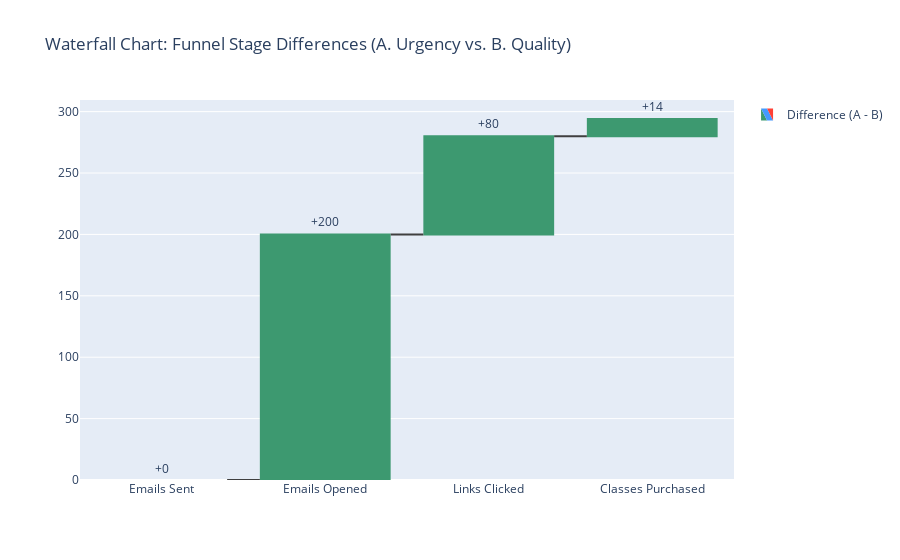

Notebook cell for this chart:
### Code cell
import plotly.graph_objects as go

# Funnel stage labels
stages = ["Emails Sent", "Emails Opened", "Links Clicked", "Classes Purchased"]

# Data for the two groups
values_urgency = [5000, 3200, 430, 46]
values_quality = [5000, 3000, 350, 32]

# Calculate the differences at each stage (A - B)
diff_values = [urg - qual for urg, qual in zip(values_urgency, values_quality)]

# For Waterfall charts, the first value is often shown as an absolute measure.
# In our case, Emails Sent are identical and then differences are computed for each subsequent stage.
measure = ["absolute", "relative", "relative", "relative"]

fig = go.Figure(go.Waterfall(
    name="Difference (A - B)",
    orientation="v",
    measure=measure,
    x=stages,
    y=diff_values,
    text=[f"{dv:+}" for dv in diff_values],
    textposition="outside",
    connector={"line": {"color": "rgb(63, 63, 63)"}}
))

fig.update_layout(
    title="Waterfall Chart: Funnel Stage Differences (A. Urgency vs. B. Quality)",
    showlegend=True
)

fig.show()

### Figure 1 — Plotly figure (JSON) as saved in the notebook; plotly's stock layout.template omitted (floating-point values rounded to 4 significant figures)
{"data": [{"connector": {"line": {"color": "rgb(63, 63, 63)"}}, "measure": ["absolute", "relative", "relative", "relative"], "name": "Difference (A - B)", "orientation": "v", "text": ["+0", "+200", "+80", "+14"], "textposition": "outside", "type": "waterfall", "x": ["Emails Sent", "Emails Opened", "Links Clicked", "Classes Purchased"], "y": [0, 200, 80, 14]}], "layout": {"showlegend": true, "title": {"text": "Waterfall Chart: Funnel Stage Differences (A. Urgency vs. B. Quality)"}}}
